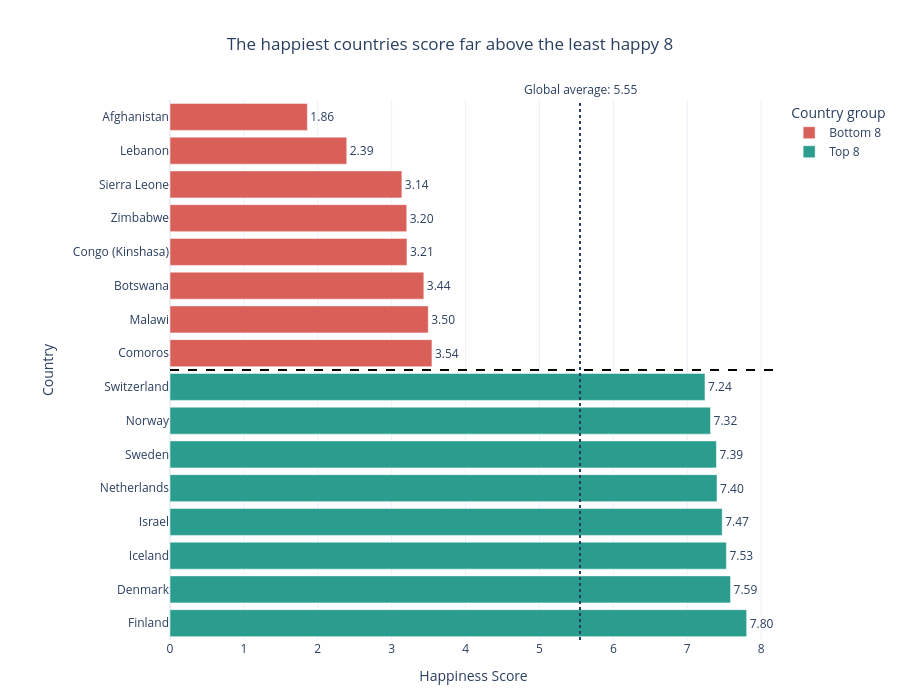

The cell this chart's notebook holds for it:
### Markdown cell above
---
## Task 2 — Bottom vs. Top: A Contrast Story

**What to build:** A bar chart that highlights the **gap between the happiest and least happy countries**.

**Requirements:**
- Show the top 8 AND bottom 8 countries together
- Use colour to distinguish the two groups
- Add a visual separator or annotation
- Use an insight title that tells the story of the gap

### Code cell
# Task 2: Top 8 vs Bottom 8 contrast

top8 = df.nlargest(8, 'Happiness_Score').copy()
top8['Group'] = 'Top 8'

bottom8 = df.nsmallest(8, 'Happiness_Score').copy()
bottom8['Group'] = 'Bottom 8'

combined = pd.concat([bottom8, top8]).sort_values('Happiness_Score')
global_avg = df['Happiness_Score'].mean()

print("Global average:", round(global_avg, 2))
print(combined[['Country', 'Happiness_Score', 'Group']])

fig = px.bar(
    combined,
    x='Happiness_Score',
    y='Country',
    orientation='h',
    color='Group',
    text='Happiness_Score',
    category_orders={'Country': combined['Country'].tolist()},
    color_discrete_map={'Bottom 8': '#D95F59', 'Top 8': '#2A9D8F'},
    title='The happiest countries score far above the least happy 8',
    labels={'Happiness_Score': 'Happiness Score', 'Country': 'Country', 'Group': 'Group'}
)

fig.update_traces(
    texttemplate='%{text:.2f}',
    textposition='outside',
    hovertemplate='<b>%{y}</b><br>Score: %{x:.2f}<br>%{fullData.name}<extra></extra>'
)

fig.update_xaxes(rangemode='tozero', showgrid=True, zeroline=True)

# Visual separator between the bottom 8 and top 8.
fig.add_shape(
    type='line',
    x0=0, x1=1, xref='paper',
    y0=7.5, y1=7.5,
    line=dict(color='black', width=2, dash='dash')
)

# Global-average reference line.
fig.add_vline(
    x=global_avg,
    line_dash='dot',
    line_width=2,
    annotation_text=f'Global average: {global_avg:.2f}',
    annotation_position='top'
)

fig.update_layout(
    template='plotly_white',
    height=700,
    margin=dict(l=170, r=110, t=100, b=60),
    title=dict(x=0.5, xanchor='center'),
    legend_title_text='Country group'
)

fig.show()

### Figure 1 — Plotly figure (JSON) as saved in the notebook; plotly's stock layout.template omitted (floating-point values rounded to 4 significant figures)
{"data": [{"hovertemplate": "<b>%{y}</b><br>Score: %{x:.2f}<br>%{fullData.name}<extra></extra>", "legendgroup": "Bottom 8", "marker": {"color": "#D95F59", "pattern": {"shape": ""}}, "name": "Bottom 8", "orientation": "h", "showlegend": true, "text": [1.859, 2.392, 3.138, 3.204, 3.207, 3.435, 3.495, 3.545], "textposition": "outside", "texttemplate": "%{text:.2f}", "type": "bar", "x": [1.859, 2.392, 3.138, 3.204, 3.207, 3.435, 3.495, 3.545], "xaxis": "x", "y": ["Afghanistan", "Lebanon", "Sierra Leone", "Zimbabwe", "Congo (Kinshasa)", "Botswana", "Malawi", "Comoros"], "yaxis": "y"}, {"hovertemplate": "<b>%{y}</b><br>Score: %{x:.2f}<br>%{fullData.name}<extra></extra>", "legendgroup": "Top 8", "marker": {"color": "#2A9D8F", "pattern": {"shape": ""}}, "name": "Top 8", "orientation": "h", "showlegend": true, "text": [7.24, 7.315, 7.395, 7.403, 7.473, 7.53, 7.586, 7.804], "textposition": "outside", "texttemplate": "%{text:.2f}", "type": "bar", "x": [7.24, 7.315, 7.395, 7.403, 7.473, 7.53, 7.586, 7.804], "xaxis": "x", "y": ["Switzerland", "Norway", "Sweden", "Netherlands", "Israel", "Iceland", "Denmark", "Finland"], "yaxis": "y"}], "layout": {"annotations": [{"showarrow": false, "text": "Global average: 5.55", "x": 5.549, "xanchor": "center", "xref": "x", "y": 1, "yanchor": "bottom", "yref": "y domain"}], "barmode": "relative", "height": 700, "legend": {"title": {"text": "Country group"}, "tracegroupgap": 0}, "margin": {"b": 60, "l": 170, "r": 110, "t": 100}, "shapes": [{"line": {"color": "black", "dash": "dash", "width": 2}, "type": "line", "x0": 0, "x1": 1, "xref": "paper", "y0": 7.5, "y1": 7.5}, {"line": {"dash": "dot", "width": 2}, "type": "line", "x0": 5.549, "x1": 5.549, "xref": "x", "y0": 0, "y1": 1, "yref": "y domain"}], "title": {"text": "The happiest countries score far above the least happy 8", "x": 0.5, "xanchor": "center"}, "xaxis": {"anchor": "y", "domain": [0, 1], "rangemode": "tozero", "showgrid": true, "title": {"text": "Happiness Score"}, "zeroline": true}, "yaxis": {"anchor": "x", "categoryarray": ["Finland", "Denmark", "Iceland", "Israel", "Netherlands", "Sweden", "Norway", "Switzerland", "Comoros", "Malawi", "Botswana", "Congo (Kinshasa)", "Zimbabwe", "Sierra Leone", "Lebanon", "Afghanistan"], "categoryorder": "array", "domain": [0, 1], "title": {"text": "Country"}}}}
